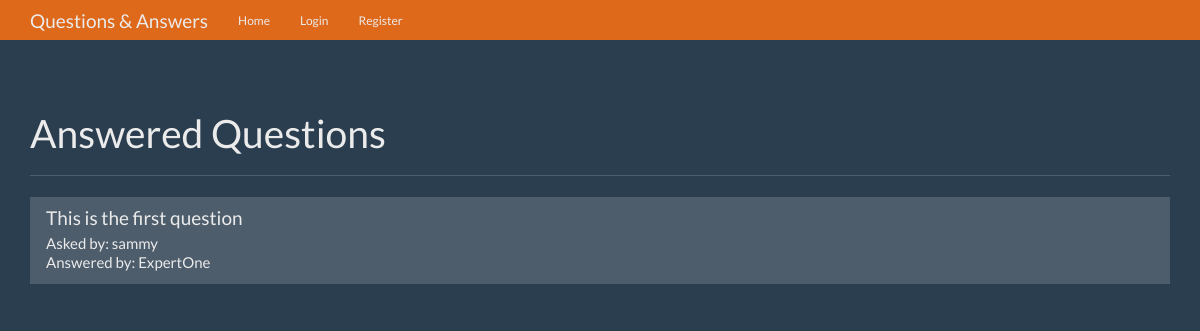
The page / on the database its author committed.
### models.py (models this page shows, shortened)
class Question(db.Model):
    id = db.Column(db.Integer, primary_key=True)
    question = db.Column(db.Text)
    answer = db.Column(db.Text)
    asked_by_id = db.Column(db.Integer, db.ForeignKey('user.id'))
    expert_id = db.Column(db.Integer, db.ForeignKey('user.id'))

class User(UserMixin, db.Model):
    id = db.Column(db.Integer, primary_key=True)
    name = db.Column(db.String(50))
    password = db.Column(db.String(100))
    expert = db.Column(db.Boolean)
    admin = db.Column(db.Boolean)
    questions_asked = db.relationship(
        'Question',
        foreign_keys='Question.asked_by_id',
        backref='asker',
        lazy=True
    )
    answers_requested = db.relationship(
        'Question',
        foreign_keys='Question.expert_id',
        backref='expert',
        lazy=True
    )
    @property
    def unhashed_password(self):
        raise AttributeError('Cannot view unhashed password!')

### routes/main.py (the view)
@main.route('/')
def index():
    questions = Question.query.filter(Question.answer != None).all()
    context = {
        'questions' : questions
    }
    return render_template('home.html', **context)

### templates/home.html (shortened to what this page needs)
{% extends 'base.html' %}
{% block content %}
      <div class="page-header">
        <h1>Answered Questions</h1>
      </div>
      <div class="row">
        <div class="col-lg-12">
          <div class="list-group">
            {% for question in questions %}
              <a href="{{ url_for('main.question', question_id=question.id) }}" class="list-group-item">
                <h4 class="list-group-item-heading">{{ question.question }}</h4>
                <p class="list-group-item-text">Asked by: {{ question.asker.name }}</p>
                <p class="list-group-item-text">Answered by: {{ question.expert.name }}</p>
              </a>
            {% endfor %}
          </div>
        </div>
      </div>
{% endblock %}

### static/theme.css (style rules this page uses)
body { padding-top: 70px; padding-bottom: 30px; }

### rows shown on the page
Question: question "This is the first question", asker.name "sammy", expert.name "ExpertOne"
